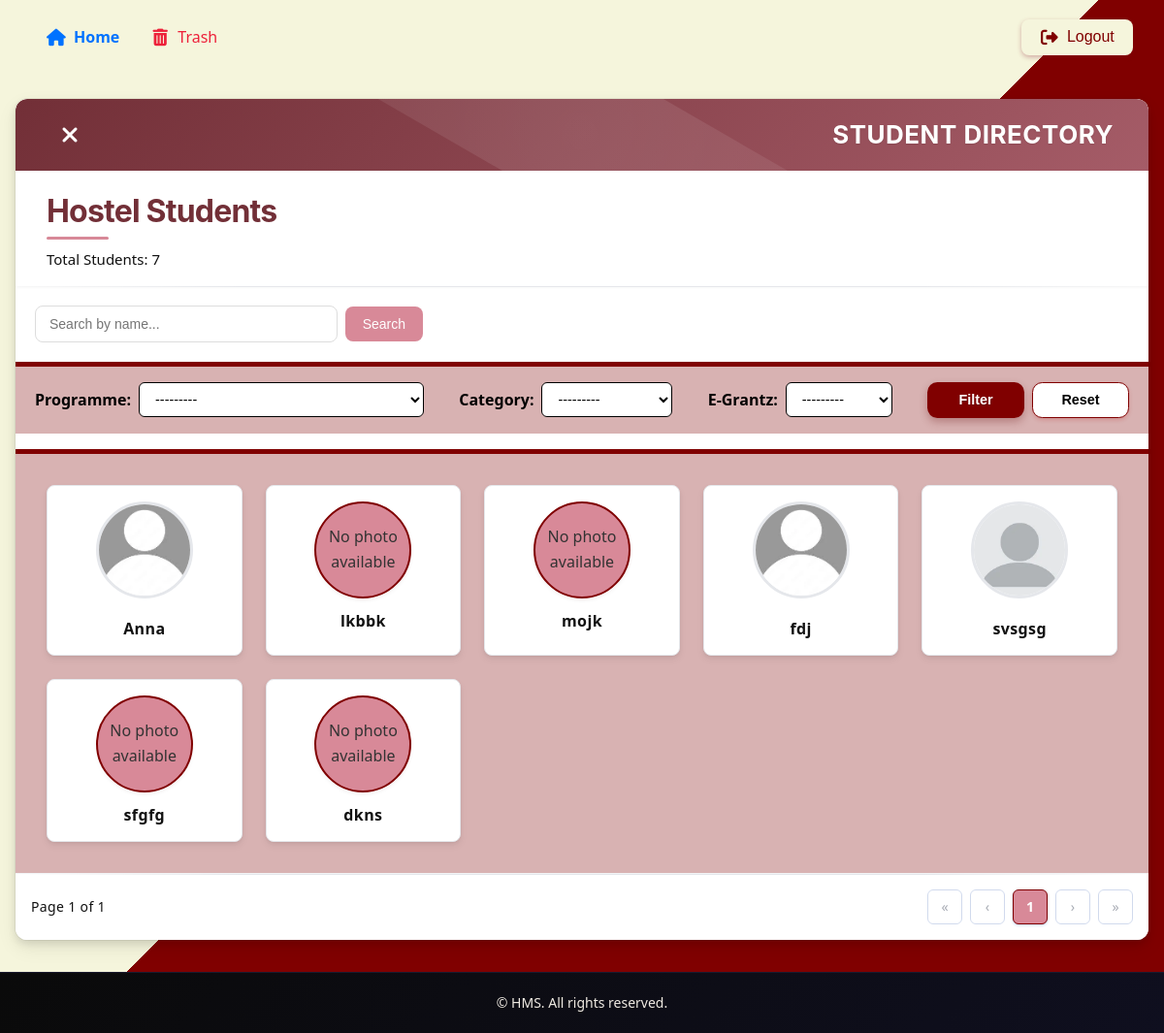
The page /get/ (signed in) on the database as committed earlier.
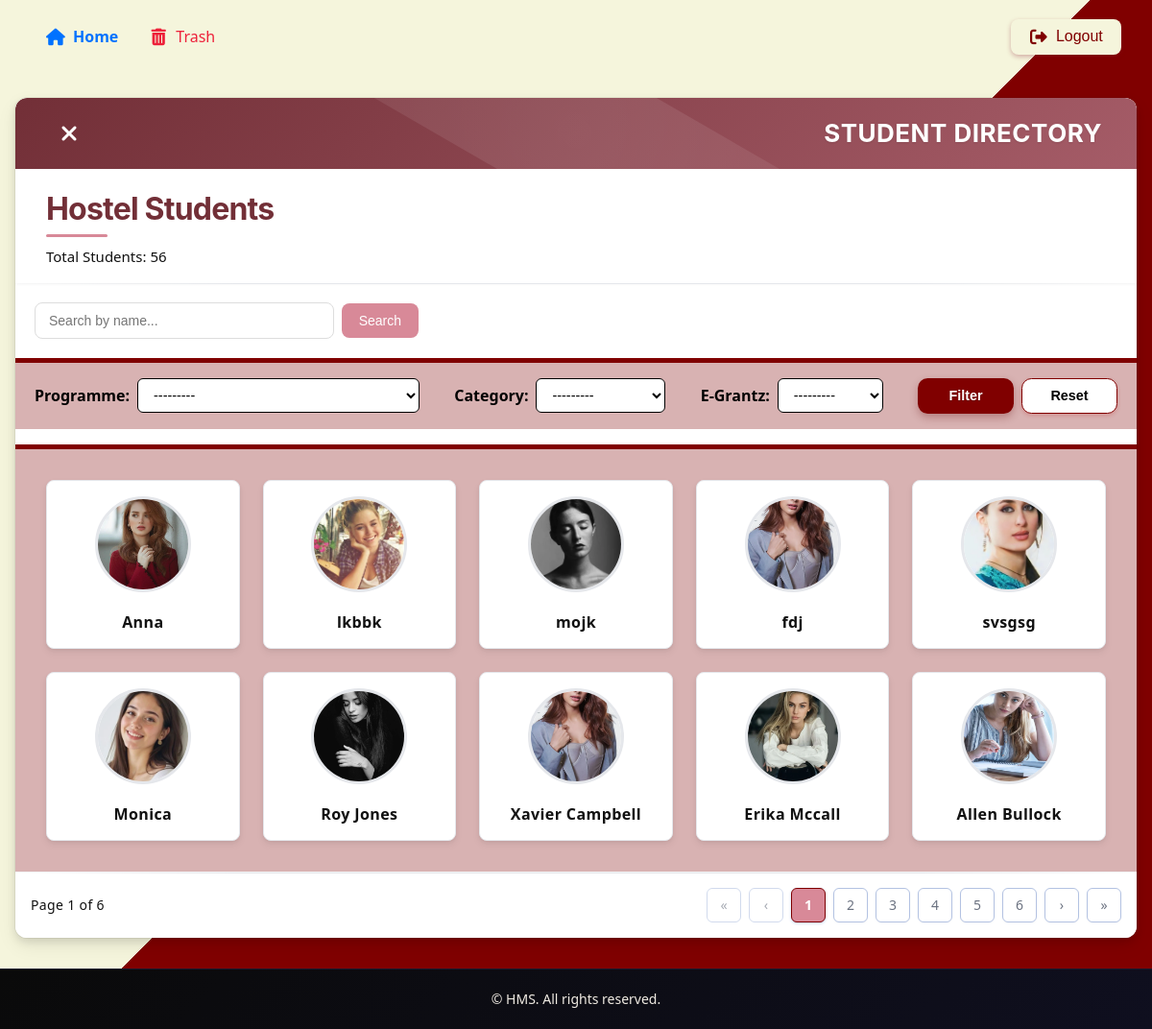
The same page on the database as committed later.
### hostel/models.py (models this page shows, shortened)
class Student(models.Model):
    admn_no = models.PositiveIntegerField(unique=True)
    name = models.CharField(max_length=50)
    pgm = models.ForeignKey(Programme, on_delete=models.CASCADE)
    dob = models.DateField()
    email = models.EmailField()
    photo = models.ImageField(upload_to="images/", blank=True, null=True)
    contact_regex = RegexValidator(regex=r'^\d{10}$',message="Contact number must be a 10-digit number.")
    contact = models.CharField(validators=[contact_regex], max_length=10)  # Using CharField for contact with max length 10
    date_joined = models.DateField(auto_now_add=True)
    CATEGORY_CHOICES = [
        ('GENERAL', 'GENERAL'),
        ('OBC', 'OBC'),
        ('OEC', 'OEC'),
        ('SC', 'SC'),
        ('ST', 'ST'),
    ]
    category = models.CharField(max_length=20, choices=CATEGORY_CHOICES, default='GENERAL')
    EGRANTZ_CHOICES = [
        (True, 'Yes'),
        (False, 'No'),
    ]
    E_Grantz = models.BooleanField(choices=EGRANTZ_CHOICES)

### hostel/views.py (the view)
# urls.py: path('get/',views.view_students,name='view_student'),
@group_required('warden', login_url='access_denied')  #new
def view_students(request):
    try:
        stud = Student.objects.select_related('pgm').order_by('id')
        students_filter = studentFilter(request.GET, queryset=stud)
        filtered_students = students_filter.qs
        search_query = request.GET.get('search', '')
        if search_query:
            filtered_students = filtered_students.filter(name__icontains=search_query)
        total_students = filtered_students.count()
        paginator = Paginator(filtered_students, 10)
        page_number = request.GET.get('page')
        page_obj = paginator.get_page(page_number)
        if not filtered_students.exists():
            messages.error(request, "Currently there are no students")
        return render(request, 'hostel/students.html', {
            'filter': students_filter,
            'page_obj': page_obj,
            'total_students': total_students,
            'search_query': search_query,
            'student':stud
        })
    except Exception:
        return render(request,'hostel/error.html')

### hostel/context_processors.py (called while the page is built)
def group_processor(request):
    if request.user.is_authenticated:
        is_warden_group = request.user.groups.filter(name='warden').exists()
        is_secretary_group = request.user.groups.filter(name='secretary').exists()  # Adjust as needed
    else:
        is_warden_group = False
        is_secretary_group = False
    return {
        'is_warden_group': is_warden_group,
        'is_secretary_group': is_secretary_group,
    }

### hostel/models.py (called while the page is built)
    def __str__(self):
        return self.pgm_name

### hostel/templates/hostel/students.html (shortened to what this page needs)
{% extends 'hostel/base.html' %}
{% load static %}
{% block style %}
<link rel="stylesheet" href="{% static 'styles/students.css' %}">
{% endblock %}
{% block content %}
<section class="main">
    <div class="wrap">
        <div class="card">
            <div class="card-header">
                <div class="title-wrap">
                    <div class="header-links">
                        <a href="{% url 'student_dashboard' %}" class="icon-close" title="Back to Dashboard">
                            <i class="fas fa-times"></i>
                        </a>
                    </div>
                    <h1 class="card-title">Student Directory</h1>
                </div>
            </div>
            <div class="student-header">
                <h1>Hostel Students</h1>
                <p class="student-count">Total Students: {{ total_students }}</p>
            </div>
           <form method="get" class="search-bar">
                <input type="text" name="search" placeholder="Search by name..." value="{{ search_query }}">
                <button type="submit">Search</button>
            </form>
            <form method="get" action="{% url 'view_student' %}" class="filter-form">
                <div class="filter-controls">
                    <div class="filter-group">
                        <label for="id_pgm">Programme:</label>
                        {{ filter.form.pgm }}
                    </div>
                    <div class="filter-group">
                        <label for="id_category">Category:</label>
                        {{ filter.form.category }}
                    </div>
                    <div class="filter-group">
                        <label for="id_E_Grantz">E-Grantz:</label>
                        {{ filter.form.E_Grantz }}
                    </div>
                    <div class="filter-actions">
                        <button type="submit" class="btn btn-primary">Filter</button>
                        <button type="reset" class="btn btn-secondary" onclick="resetFilters()">Reset</button>
                    </div>
                </div>
            </form>
            <div class="students-grid">
            {% for student in page_obj %}
                <a href="{% url 'view_details' student.id %}" class="student-card">
                <div class="student-photo-container">
                    {% if student.photo %}
                    <img src="{{ student.photo.url }}" alt="{{ student.name }}" class="student-photo">
                    {% else %}
                    <span>No photo available</span>
                    {% endif %}
                </div>
                <div class="student-name">{{ student.name }}</div>
                </a>
            {% empty %}
                <div class="no-students">
                No students found.
                </div>
            {% endfor %}
            </div>
            <nav class="pagination" role="navigation" aria-label="Pagination">
                <div class="muted-small">
                    <span>Page {{ page_obj.number }} of {{ page_obj.paginator.num_pages }}</span>
                </div>
                <div class="pager">
                    {% if page_obj.has_previous %}
                        <a href="?page=1" class="page-btn" aria-label="First page">«</a>
                        <a href="?page={{ page_obj.previous_page_number }}" class="page-btn" aria-label="Previous page">‹</a>
                    {% else %}
                        <span class="page-btn" disabled>«</span>
                        <span class="page-btn" disabled>‹</span>
                    {% endif %}
                    {% for num in page_obj.paginator.page_range %}
                        {% if page_obj.number == num %}
                            <span class="page-btn current" aria-current="page">{{ num }}</span>
                        {% else %}
                            <a href="?page={{ num }}" class="page-btn" aria-label="Page {{ num }}">{{ num }}</a>
                        {% endif %}
                    {% endfor %}
                    {% if page_obj.has_next %}
                        <a href="?page={{ page_obj.next_page_number }}" class="page-btn" aria-label="Next page">›</a>
                        <a href="?page={{ page_obj.paginator.num_pages }}" class="page-btn" aria-label="Last page">»</a>
                    {% else %}
                        <span class="page-btn" disabled>›</span>
                        <span class="page-btn" disabled>»</span>
                    {% endif %}
                </div>
            </nav>
        </div>
    </div>
</section>
{% endblock %}

### hostel/templates/hostel/base.html (shortened to what this page needs)
{% load static %}
<!DOCTYPE html>
<html lang="en">
<head>
    <link rel="stylesheet" href="https://cdnjs.cloudflare.com/ajax/libs/font-awesome/6.5.0/css/all.min.css">
    <link rel="stylesheet" href="{% static 'styles/base.css' %}">
    {% block style %}{% endblock %}
</head>
<body>
    <header class="navbar">
        <a href="{% url 'home' %}">
            <i class="fas fa-house"></i>
            <span class="hide">Home</span>
        </a>
        <a href="{% url 'inactive_student' %}">
            <i class="fas fa-trash-alt"></i>
            <span class="hide">Trash</span>
        </a>
        <form action="{% url 'logout' %}" method="post" style="display:inline;">
            <button type="submit" class="sidebar-link">
                <i class="fas fa-sign-out-alt"></i>
                <span class="hide">Logout</span>
            </button>
        </form>
    </header>
    <main class="content">
        {% block content %}{% endblock %}
    </main>
    <footer class="footer">
        &copy; HMS. All rights reserved.
    </footer>
</body>
</html>

### hostel/static/styles/base.css (style rules this page uses)
* { margin: 0; padding: 0; box-sizing: border-box; }
html, body { height: 100%; }
body { font-family: "Segoe UI", Tahoma, Geneva, Verdana, sans-serif; line-height: 1.6; color: #333; background-color: white; display: flex; flex-direction: column; padding-top: 70px; }
.navbar { background: white; padding: 1rem 2rem; display: flex; align-items: center; justify-content: space-between; position: fixed; top: 0; left: 0; width: 100%; z-index: 1000; }
.navbar a { color: #333; text-decoration: none; font-weight: 500; font-size: 1rem; padding: 0.6rem 1rem; border-radius: 8px; transition: all 0.3s ease; display: flex; align-items: center; gap: 0.5rem; }
.navbar a:first-child { color: #0072ff; font-weight: 600; }
.navbar a:nth-child(2) { color: #ED213A; }
.navbar i { font-size: 1.1rem; width: 20px; text-align: center; }
.navbar form { margin-left: auto; }
.navbar button { background: #0072ff; color: white; border: none; padding: 0.6rem 1.2rem; border-radius: 8px; font-weight: 500; font-size: 1rem; cursor: pointer; transition: all 0.3s ease; display: flex; align-items: center; gap: 0.5rem; box-shadow: 0 2px 5px rgba(128, 0, 32, 0.3); }
.footer { background: linear-gradient(135deg, #0a0a0a 0%, #0f0f1f 100%); color: #f0ebe3; border-top: 1px solid #1a1a2e; padding: 20px 0; text-align: center; font-size: 14px; margin-top: auto; }

Rows that differ between the two databases and show on the page:
removed Student: photo "No photo available", name "dkns"
changed Student "Anna": photo: picture added in place of a placeholder
changed Student "lkbbk": photo: picture added; no longer shows "No photo available"
changed Student "mojk": photo: picture added; no longer shows "No photo available"
changed Student "fdj": photo: a different picture
changed Student "svsgsg": photo: a different picture
changed Student: photo: picture added; name "sfgfg" → "Monica"; no longer shows "No photo available"
added Student: photo (picture), name "Roy Jones"
added Student: photo (picture), name "Xavier Campbell"
added Student: photo (picture), name "Erika Mccall"
added Student: photo (picture), name "Allen Bullock"
Other text that changed with them:
{{ total_students }}: "7" → "56"
{{ page_obj.paginator.num_pages }}: "1" → "6"
new list line: "2"
new list line: "3"
new list line: "4"
new list line: "5"
new list line: "6"
